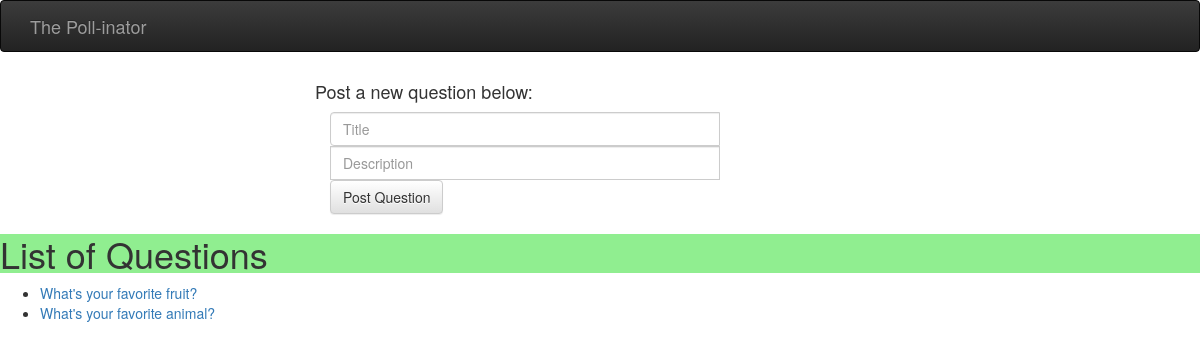
Screenshot of /polls/ with the database file from the repository.
### polls/models.py (models this page shows, shortened)
class Question(models.Model):
	question_text = models.CharField(max_length=200, unique=True)
	num_votes = models.IntegerField(default=0)

### polls/views.py (the view)
# urls.py: url(r'^polls/$', views.index, name='index'),
def index(request):
	question_list = Question.objects.all()
	template = loader.get_template('polls/index.html')
	context = {
		'question_list': question_list,
	}
	return HttpResponse(template.render(context, request))

### polls/templates/polls/index.html (shortened to what this page needs)
{% load static %}
<link rel="stylesheet" href="https://maxcdn.bootstrapcdn.com/bootstrap/3.3.7/css/bootstrap.min.css">
<link rel="stylesheet" href="https://maxcdn.bootstrapcdn.com/bootstrap/3.3.7/css/bootstrap-theme.min.css">
<link rel="stylesheet" type="text/css" href="{% static 'polls/style.css' %}">
<div>
	<nav class="navbar navbar-inverse header-nav">
		<div class="container">
			<a class="navbar-brand" href="mainPage.html">The Poll-inator</a>
			<div class="collapse navbar-collapse" id="navbar">
			</div>
		</div>
	</nav>
	<form action="/create_question/" method="POST" id="question-form">
		<div class="container">
			<div class="content col-sm-offset-3">
				<div class="questions">
					<div class="questionForm question">
						<h4>Post a new question below:</h4>
						<div class="col-lg-8">
							<div class="input-group">
								<input type="text" class="form-control" placeholder="Title" id = "questionTitle">
								<input type="text" class="form-control" placeholder="Description" id = "questionDescription">
								<span>
								<button class="btn btn-default" type="submit" id = "askButton">Post Question</button>
								</span>
							</div>
						</div>
					</div>
				</div>
			</div>
		</div>
	</form>
</div>
<h1>List of Questions</h1>
{% if question_list %}
	<ul>
	{% for question in question_list %}
		<li><a href="/polls/{{ question.id }}/">{{ question.question_text }}</a></li>
	{% endfor %}
	</ul>
{% else %}
	<p>No polls are available.</p>
{% endif %}

### polls/static/polls/style.css (style rules this page uses)
h1 { background-color: lightgreen; }

### rows the page displays
Question: question_text "What's your favorite fruit?"
Question: question_text "What's your favorite animal?"
